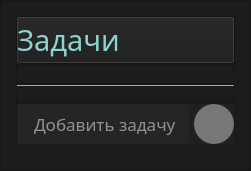
            <widget class="QWidget" name="page_44">
             <layout class="QVBoxLayout" name="verticalLayout_14">
              <property name="spacing">
               <number>0</number>
              </property>
              <property name="leftMargin">
               <number>0</number>
              </property>
              <property name="topMargin">
               <number>0</number>
              </property>
              <property name="rightMargin">
               <number>0</number>
              </property>
              <property name="bottomMargin">
               <number>0</number>
              </property>
              <item>
               <widget class="QFrame" name="frame_11">
                <property name="styleSheet">
                 <string notr="true">background-color: rgb(28, 28, 28);
</string>
                </property>
                <property name="frameShape">
                 <enum>QFrame::StyledPanel</enum>
                </property>
                <property name="frameShadow">
                 <enum>QFrame::Raised</enum>
                </property>
                <layout class="QVBoxLayout" name="verticalLayout_15">
                 <property name="spacing">
                  <number>0</number>
                 </property>
                 <property name="leftMargin">
                  <number>15</number>
                 </property>
                 <property name="topMargin">
                  <number>15</number>
                 </property>
                 <property name="rightMargin">
                  <number>15</number>
                 </property>
                 <property name="bottomMargin">
                  <number>25</number>
                 </property>
                 <item>
                  <widget class="QPushButton" name="pushButton_2">
                   <property name="font">
                    <font>
                     <family>Segoe UI Light</family>
                     <pointsize>22</pointsize>
                    </font>
                   </property>
                   <property name="styleSheet">
                    <string notr="true">text-align: left;
color: rgb(139, 211, 206);
</string>
                   </property>
                   <property name="text">
                    <string>Задачи</string>
                   </property>
                   <property name="icon">
                    <iconset>
                     <normaloff>:/icons/icons/title.png</normaloff>:/icons/icons/title.png</iconset>
                   </property>
                   <property name="iconSize">
                    <size>
                     <width>40</width>
                     <height>40</height>
                    </size>
                   </property>
                  </widget>
                 </item>
                 <item>
                  <widget class="QFrame" name="frame_12">
                   <property name="sizePolicy">
                    <sizepolicy hsizetype="Preferred" vsizetype="Expanding">
                     <horstretch>0</horstretch>
                     <verstretch>0</verstretch>
                    </sizepolicy>
                   </property>
                   <property name="styleSheet">
                    <string notr="true"> QTableWidget {
    }
    QTableWidget QHeaderView::section {
    color: black;

	background-color: rgb(173, 142, 57);
    

padding-left: 5px;
padding-right: 5px;
    }
QTableWidget::item {
		color:black;
	    
	
	background-color: rgb(217, 217, 217);

    }</string>
                   </property>
                   <property name="frameShape">
                    <enum>QFrame::StyledPanel</enum>
                   </property>
                   <property name="frameShadow">
                    <enum>QFrame::Raised</enum>
                   </property>
                   <layout class="QVBoxLayout" name="verticalLayout_17"/>
                  </widget>
                 </item>
                 <item>
                  <widget class="QFrame" name="frame_14">
                   <property name="frameShape">
                    <enum>QFrame::StyledPanel</enum>
                   </property>
                   <property name="frameShadow">
                    <enum>QFrame::Raised</enum>
                   </property>
                   <layout class="QVBoxLayout" name="verticalLayout_18">
                    <property name="spacing">
                     <number>0</number>
                    </property>
                    <property name="leftMargin">
                     <number>0</number>
                    </property>
                    <property name="topMargin">
                     <number>0</number>
                    </property>
                    <property name="rightMargin">
                     <number>0</number>
                    </property>
                    <property name="bottomMargin">
                     <number>16</number>
                    </property>
                    <item>
                     <widget class="Line" name="line_3">
                      <property name="maximumSize">
                       <size>
                        <width>16777215</width>
                        <height>1</height>
                       </size>
                      </property>
                      <property name="styleSheet">
                       <string notr="true">background-color: rgba(255, 255, 255, 100);</string>
                      </property>
                      <property name="orientation">
                       <enum>Qt::Horizontal</enum>
                      </property>
                     </widget>
                    </item>
                   </layout>
                  </widget>
                 </item>
                 <item alignment="Qt::AlignBottom">
                  <widget class="QFrame" name="frame_13">
                   <property name="styleSheet">
                    <string notr="true">background-color: rgb(32, 32, 32);</string>
                   </property>
                   <property name="frameShape">
                    <enum>QFrame::StyledPanel</enum>
                   </property>
                   <property name="frameShadow">
                    <enum>QFrame::Raised</enum>
                   </property>
                   <layout class="QHBoxLayout" name="horizontalLayout_5" stretch="0,0">
                    <property name="spacing">
                     <number>5</number>
                    </property>
                    <property name="leftMargin">
                     <number>0</number>
                    </property>
                    <property name="topMargin">
                     <number>0</number>
                    </property>
                    <property name="rightMargin">
                     <number>0</number>
                    </property>
                    <property name="bottomMargin">
                     <number>0</number>
                    </property>
                    <item>
                     <widget class="QLineEdit" name="le_write_task">
                      <property name="minimumSize">
                       <size>
                        <width>0</width>
                        <height>40</height>
                       </size>
                      </property>
                      <property name="font">
                       <font>
                        <family>Segoe UI Light</family>
                        <pointsize>13</pointsize>
                       </font>
                      </property>
                      <property name="toolTip">
                       <string/>
                      </property>
                      <property name="styleSheet">
                       <string notr="true">QLineEdit {
padding-left: 15px;
border-radius: 5px;
background-color: rgb(37, 37, 37);
color: rgb(255, 255, 255);
border: none;
}
QLineEdit:hover {
	background-color: rgb(50, 50, 50);
}
QLineEdit:Pressed {
	background-color: rgb(120, 120, 120);
}
</string>
                      </property>
                      <property name="placeholderText">
                       <string>Добавить задачу</string>
                      </property>
                     </widget>
                    </item>
                    <item>
                     <widget class="QPushButton" name="btn_new_task">
                      <property name="minimumSize">
                       <size>
                        <width>40</width>
                        <height>40</height>
                       </size>
                      </property>
                      <property name="styleSheet">
                       <string notr="true">QPushButton {
border-radius: 20px;
background-color: rgba(255,255,255,100)
}

QPushButton:hover {
background-color: rgb(50, 50, 50);
background-color: rgba(255,255,255,150)
}

QPushButton:Pressed {
background-color: rgb(255,255,255)
}
</string>
                      </property>
                      <property name="text">
                       <string/>
                      </property>
                      <property name="icon">
                       <iconset>
                        <normaloff>:/icons/icons/plus.svg</normaloff>:/icons/icons/plus.svg</iconset>
                      </property>
                      <property name="iconSize">
                       <size>
                        <width>30</width>
                        <height>30</height>
                       </size>
                      </property>
                     </widget>
                    </item>
                   </layout>
                  </widget>
                 </item>
                </layout>
               </widget>
              </item>
             </layout>
            </widget>
